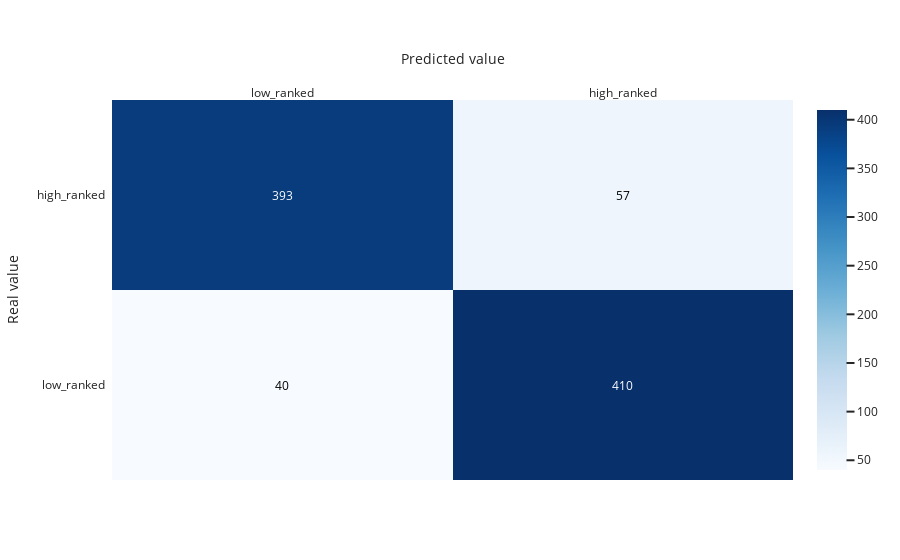
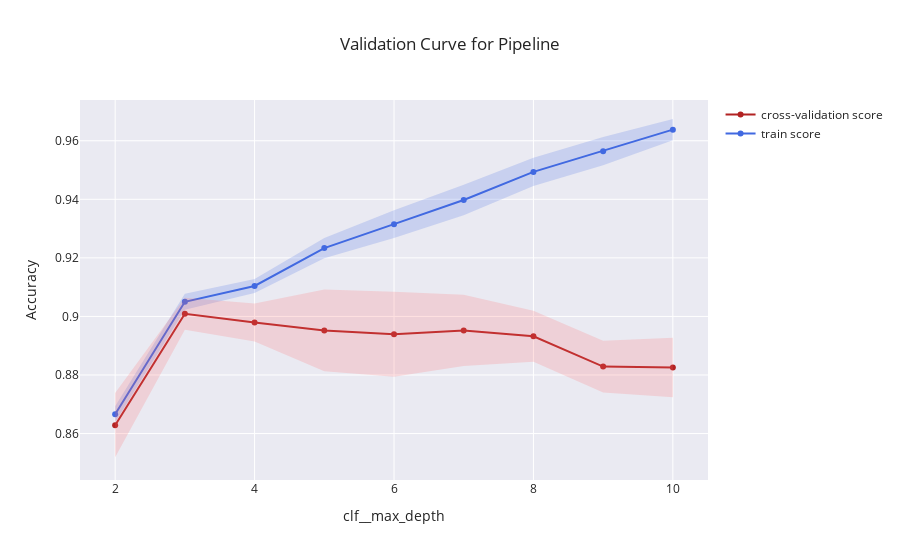
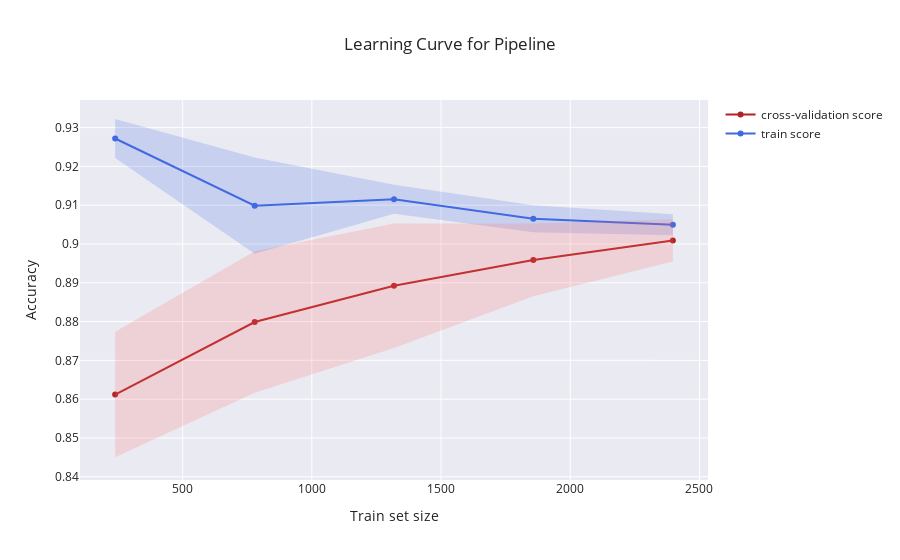

Source (notebook cell) for these figures, in order:
### Markdown cell above
### Decision Tree

### Code cell
parameters = {'max_depth': [2,3,4,5,6,7,8,9,10], 'criterion': ['gini', 'entropy'], 'splitter': ['best', 'random'], 'min_samples_split': [3, 5, 7, 9, 12], 'min_samples_leaf': [3, 5, 7, 9, 12]}
best_model = fit_and_report("Decision Tree", DecisionTreeClassifier(), parameters, X, Y, x_train, y_train, x_test, y_test, 'max_depth', normalization=False)

### Figure 1 — Plotly figure (JSON) as saved in the notebook; plotly's stock layout.template omitted (floating-point values rounded to 4 significant figures)
{"data": [{"colorscale": [[0, "rgb(247,251,255)"], [0.125, "rgb(222,235,247)"], [0.25, "rgb(198,219,239)"], [0.375, "rgb(158,202,225)"], [0.5, "rgb(107,174,214)"], [0.625, "rgb(66,146,198)"], [0.75, "rgb(33,113,181)"], [0.875, "rgb(8,81,156)"], [1, "rgb(8,48,107)"]], "reversescale": false, "showscale": true, "type": "heatmap", "x": ["low_ranked", "high_ranked"], "y": ["low_ranked", "high_ranked"], "z": [[40, 410], [393, 57]]}], "layout": {"annotations": [{"font": {"color": "#000000"}, "showarrow": false, "text": "40", "x": "low_ranked", "xref": "x", "y": "low_ranked", "yref": "y"}, {"font": {"color": "#FFFFFF"}, "showarrow": false, "text": "410", "x": "high_ranked", "xref": "x", "y": "low_ranked", "yref": "y"}, {"font": {"color": "#FFFFFF"}, "showarrow": false, "text": "393", "x": "low_ranked", "xref": "x", "y": "high_ranked", "yref": "y"}, {"font": {"color": "#000000"}, "showarrow": false, "text": "57", "x": "high_ranked", "xref": "x", "y": "high_ranked", "yref": "y"}], "xaxis": {"dtick": 1, "gridcolor": "rgb(0, 0, 0)", "side": "top", "ticks": "", "title": {"text": "Predicted value"}}, "yaxis": {"dtick": 1, "ticks": "", "ticksuffix": "  ", "title": {"text": "Real value"}}}}

### Figure 2 — Plotly figure (JSON) as saved in the notebook; plotly's stock layout.template omitted (floating-point values rounded to 4 significant figures)
{"data": [{"line": {"color": "royalblue"}, "name": "train score", "type": "scatter", "x": [2, 3, 4, 5, 6, 7, 8, 9, 10], "y": [0.8666, 0.905, 0.9104, 0.9233, 0.9315, 0.9398, 0.9494, 0.9565, 0.9638]}, {"line": {"width": 0}, "mode": "lines", "showlegend": false, "type": "scatter", "x": [2, 3, 4, 5, 6, 7, 8, 9, 10], "y": [0.8693, 0.9077, 0.9128, 0.9268, 0.9362, 0.945, 0.9542, 0.9613, 0.9674]}, {"fill": "tonexty", "fillcolor": "rgba(65,105,225,0.2)", "line": {"color": "rgba(255,255,255,0)"}, "showlegend": false, "type": "scatter", "x": [2, 3, 4, 5, 6, 7, 8, 9, 10], "y": [0.8639, 0.9023, 0.908, 0.9199, 0.9268, 0.9345, 0.9445, 0.9517, 0.9602]}, {"line": {"color": "firebrick"}, "name": "cross-validation score", "type": "scatter", "x": [2, 3, 4, 5, 6, 7, 8, 9, 10], "y": [0.8629, 0.9009, 0.8979, 0.8952, 0.8939, 0.8952, 0.8932, 0.8829, 0.8825]}, {"line": {"width": 0}, "mode": "lines", "showlegend": false, "type": "scatter", "x": [2, 3, 4, 5, 6, 7, 8, 9, 10], "y": [0.8738, 0.9063, 0.9044, 0.9092, 0.9084, 0.9074, 0.902, 0.8917, 0.8927]}, {"fill": "tonexty", "fillcolor": "rgba(255,107,107,0.2)", "line": {"color": "rgba(255,255,255,0)"}, "showlegend": false, "type": "scatter", "x": [2, 3, 4, 5, 6, 7, 8, 9, 10], "y": [0.8519, 0.8955, 0.8914, 0.8813, 0.8794, 0.883, 0.8845, 0.874, 0.8724]}], "layout": {"title": {"text": "Validation Curve for Pipeline"}, "xaxis": {"title": {"text": "clf__max_depth"}}, "yaxis": {"title": {"text": "Accuracy"}}}}

### Figure 3 — Plotly figure (JSON) as saved in the notebook; plotly's stock layout.template omitted (floating-point values rounded to 4 significant figures)
{"data": [{"line": {"color": "royalblue"}, "name": "train score", "type": "scatter", "x": [239, 779, 1318, 1857, 2397], "y": [0.9272, 0.9099, 0.9115, 0.9065, 0.905]}, {"line": {"width": 0}, "mode": "lines", "showlegend": false, "type": "scatter", "x": [239, 779, 1318, 1857, 2397], "y": [0.9322, 0.9223, 0.9153, 0.91, 0.9077]}, {"fill": "tonexty", "fillcolor": "rgba(65,105,225,0.2)", "line": {"color": "rgba(255,255,255,0)"}, "showlegend": false, "type": "scatter", "x": [239, 779, 1318, 1857, 2397], "y": [0.9222, 0.8975, 0.9078, 0.903, 0.9023]}, {"line": {"color": "firebrick"}, "name": "cross-validation score", "type": "scatter", "x": [239, 779, 1318, 1857, 2397], "y": [0.8612, 0.8799, 0.8892, 0.8959, 0.9009]}, {"line": {"width": 0}, "mode": "lines", "showlegend": false, "type": "scatter", "x": [239, 779, 1318, 1857, 2397], "y": [0.8774, 0.8981, 0.9053, 0.9053, 0.9063]}, {"fill": "tonexty", "fillcolor": "rgba(255,107,107,0.2)", "line": {"color": "rgba(255,255,255,0)"}, "showlegend": false, "type": "scatter", "x": [239, 779, 1318, 1857, 2397], "y": [0.845, 0.8616, 0.8732, 0.8865, 0.8955]}], "layout": {"title": {"text": "Learning Curve for Pipeline"}, "xaxis": {"title": {"text": "Train set size"}}, "yaxis": {"title": {"text": "Accuracy"}}}}
